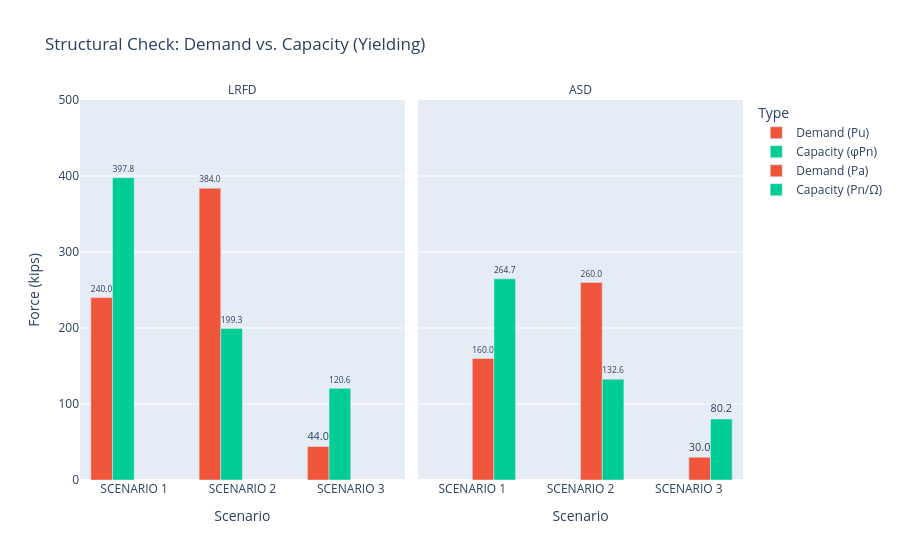

The code cell stored with this chart in its notebook:
### Code cell
import pandas as pd
import numpy as np
import plotly.express as px
import seaborn as sns

# Set a clean visual style for all our plots
sns.set_style('whitegrid')
sns.set_palette('deep')

# Define the function referenced in your calculations
def Ten_Yield_Strength(Ag, Fy, Phi_T, Omega_T):
    Nom_Load_Pn = Fy * Ag
    LRFD = Nom_Load_Pn * Phi_T
    ASD = Nom_Load_Pn / Omega_T
    return LRFD, ASD

# 1. Define the 3 testing scenarios
scenarios = [
    {
        "Name": "SCENARIO 1: The Solid Pass",
        "Pd": 40, "Pl": 120, "Fy": 50, "Fu": 65, "Size": "W10x30",
        "Ag": 8.84, "bf": 5.81, "tf": 0.510, "d": 10.5, "ry": 1.37,
        "x_bar": 0.90, "l": 10, "Phi_T": 0.9, "Omega_T": 1.67
    },
    {
        "Name": "SCENARIO 2: Strength Failure (Overloaded)",
        "Pd": 80, "Pl": 180, "Fy": 50, "Fu": 65, "Size": "W6x15",
        "Ag": 4.43, "bf": 5.99, "tf": 0.260, "d": 5.99, "ry": 1.46,
        "x_bar": 0.75, "l": 8, "Phi_T": 0.9, "Omega_T": 1.67
    },
    {
        "Name": "SCENARIO 3: Slenderness Failure",
        "Pd": 10, "Pl": 20, "Fy": 50, "Fu": 65, "Size": "W6x9",
        "Ag": 2.68, "bf": 3.94, "tf": 0.215, "d": 5.90, "ry": 0.905,
        "x_bar": 0.60, "l": 6, "Phi_T": 0.9, "Omega_T": 1.67
    }
]

# Standard bolt sizes used across all scenarios
db = 0.75 
dh = db + 1/16

# --- NEW: List to collect data for our final bar graph ---
plot_data = []

print("\n3 Scenarios...\n")

# 2. Loop through each scenario automatically
for s in scenarios:
    
    # Extract variables for the current scenario
    Pd = s["Pd"]
    Pl = s["Pl"]
    Fy = s["Fy"]
    Fu = s["Fu"]
    Size = s["Size"]
    Ag = s["Ag"]
    bf = s["bf"]
    tf = s["tf"]
    d = s["d"]
    ry = s["ry"]
    x_bar = s["x_bar"]
    l = s["l"]
    Phi_T = s["Phi_T"]
    Omega_T = s["Omega_T"]

    # --- Calculations ---
    Pu = 1.2 * Pd + 1.6 * Pl
    Pa = Pd + Pl

    # Use variables in the function
    LRFD_1, ASD_1 = Ten_Yield_Strength(Ag, Fy, Phi_T, Omega_T)

    # --- Output Report ---
    print ("\n\n========================================================")
    print (f"RUNNING: {s['Name']}")
    print ("========================================================")
    print ("KIEWIT --- W - Shaped Tension Member Testing Report")
    print ("------------------------------------")

    print("--------Load Requirements--------")
    print(f"{'Dead Load (kips):':<30}{Pd:.3f}")
    print(f"{'Live Load (kips):':<30}{Pl:.3f}")
    print ("--------Material Properties--------")
    print ("ASTM A992")
    print(f"{'Yield Stress (ksi):':<30}{Fy:.3f}")
    print(f"{'Ultimate Tensile Stress (ksi):':<30}{Fu:.3f}")
    print ("---------Geometric Properties--------")
    print(f"{'W Shape Size:':<30}{Size}")
    print(f"{'Gross Area (in.^2):':<30}{Ag:.3f}")
    print(f"{'Flange Width (in.):':<30}{bf:.3f}")
    print(f"{'Flange Thickness (in.):':<30}{tf:.3f}")
    print(f"{'Depth (in.):':<30}{d:.3f}")
    print(f"{'Radius of Gyration (in.):':<30}{ry:.3f}")
    print(f"{'Eccentricity (in.):':<30}{x_bar:.3f}")
    print(f"{'Connection Length (in.):':<30}{l:.3f}")
    print(f"{'Resistance Factor for Tension:':<30}{Phi_T:.3f}")
    print(f"{'Safety Factor for Tension:':<30}{Omega_T:.3f}")

    print ("------------------------------------")
    print ("\n---Required Tensile Strength---")
    print("Required Factored Strength (Pu) = 1.2 * Pd + 1.6 * Pl")
    print(f"{'Required Factored Strength (kips):':<30}{Pu:.3f}")
    print("\nRequired Allowable Strength (Pa) = Pd + Pl")
    print(f"{'Required Allowable Strength (kips):':<30}{Pa:.3f}")

    print ("\n---Tensile Yielding---")
    print ("\n---CHECK: Available Strength > Required Strength---")
    if LRFD_1 >= Pu:
        print(f"Load and Resistance Factor Design: {LRFD_1:.3f} kips >= {Pu:.3f} kips  -->  PASS")
    else:
        print(f"Load and Resistance Factor Design: {LRFD_1:.3f} kips < {Pu:.3f} kips   -->  FAILS")
            
    if ASD_1 >= Pa:
        print(f"Allowable Strength Design:  {ASD_1:.3f} kips >= {Pa:.3f} kips  -->  PASS")
    else:
        print(f"Allowable Strength Design:  {ASD_1:.3f} kips < {Pa:.3f} kips   -->  FAILS")

    # Determine which U is bigger/Which to use
    print ("\n---Calculate Shear Lag Factor (U)---\n")
    U_Calc1 = (2 * bf * tf) / Ag
    U_Calc2 = 1 - (x_bar / l)
    print("U (case 2) =  1 - (x_bar / l)")
    print (f"Value for Case 2: {U_Calc2:.3f}")

    print("U (case 7) = 0.85 if Flange Width < (2/3) * Depth\n if not U = 0.90")
    if bf < (2/3) * d:
        U_Calc3 = 0.85
    else:
        U_Calc3 = 0.90
    print (f"Value for Case 7: {U_Calc3}\n")
    U = max(U_Calc2, U_Calc3)

    print (f"We will use the larger U = {U:.3f}")

    # Verify the Table Assumption for connection
    print("\n---Calculate Net Area (An)---")
    An = Ag - 4*(dh + 1/16) * tf
    print("An = Ag - 4*(dh + 1/16) * tf")
    print (f"An = {An:.3f}\n")

    print("---Calculate Effective Net Area (Ae)---")
    Ae = An * U
    print("Ae = An * U")
    print (f"Ae = {Ae:.3f}\n") 

    print("---Check Tensile Rupture Strength (Ae/Ag)---")
    TRS = Ae / Ag
    print("TRS = Ae / Ag")

    if TRS >= 0.75:
        print(f"Tensile Rupture Strength: {TRS:.3f} >= 0.75  -->  PASS")
    else:
        print(f"Tensile Rupture Strength: {TRS:.3f} < 0.75   -->  FAIL --> Use AISC Specification Section D2")
        print ("\nOnly Use AISC Specification Section D2 if TRS Failed\n")

    print ("---Calculating Pn---")
    Pn = Fu * Ae
    print("Pn = Fu * Ae")
    print (f"Pn = {Pn:.3f} Kips\n")

    print ("AISC Specification Sec. D2: Available Tensile Rupture Strength is:\n")
    phi_T = 0.75
    Omega_T = 2.00
    LRFD2 = phi_T * Pn
    ASD2 = Pn / Omega_T
    
    if LRFD2 >= Pu:
        print(f"Load and Resistance Factor Design: {LRFD2:.3f} kips >= {Pu:.3f} kips  -->  PASS")
    else:
        print(f"Load and Resistance Factor Design: {LRFD2:.3f} kips < {Pu:.3f} kips   -->  FAILS")
            
    if ASD2 >= Pa:
        print(f"Allowable Strength Design:  {ASD2:.3f} kips >= {Pa:.3f} kips  -->  PASS")
    else:
        print(f"Allowable Strength Design:  {ASD2:.3f} kips < {Pa:.3f} kips   -->  FAILS")

    print ("\n---Checking Recommended Slenderness Limit---\n")
    Slend = (25 * 12) / ry
    print("Slenderness = (25 * 12) / ry")

    if Slend < 300:
        print(f" {Slend:.3f} < 300  -->  PASS")
    else:
        print(f" {Slend:.3f} > 300   -->  FAILS")
        
    # --- NEW: Save the final Yield Strength data for plotting ---
    # We use a short name for the X-axis to keep the chart clean
    scenario_short_name = s["Name"].split(":")[0] 
    
    # Store LRFD results
    plot_data.append({"Scenario": scenario_short_name, "Design Method": "LRFD", "Type": "Demand (Pu)", "Force (kips)": Pu})
    plot_data.append({"Scenario": scenario_short_name, "Design Method": "LRFD", "Type": "Capacity (\u03C6Pn)", "Force (kips)": LRFD_1})
    
    # Store ASD results
    plot_data.append({"Scenario": scenario_short_name, "Design Method": "ASD", "Type": "Demand (Pa)", "Force (kips)": Pa})
    plot_data.append({"Scenario": scenario_short_name, "Design Method": "ASD", "Type": "Capacity (Pn/\u03A9)", "Force (kips)": ASD_1})

# =========================================================
# --- NEW: GENERATE THE PLOTLY BAR CHART ---
# =========================================================

# Convert our list of data into a Pandas DataFrame
df_plot = pd.DataFrame(plot_data)

# Create a grouped bar chart, separated into LRFD and ASD columns
fig = px.bar(
    df_plot, 
    x="Scenario", 
    y="Force (kips)", 
    color="Type", 
    facet_col="Design Method", # This splits the chart into LRFD on the left, ASD on the right
    barmode="group",           # Puts Demand and Capacity bars side-by-side
    text_auto='.1f',           # Automatically puts the numbers on top of the bars
    title="Structural Check: Demand vs. Capacity (Yielding)",
    color_discrete_sequence=['#EF553B', '#00CC96'] # Demand = Red/Orange, Capacity = Green
)

# Clean up the look of the graph
fig.update_traces(textposition='outside')
fig.update_layout(yaxis_title="Force (kips)", yaxis_range=[0, 500])
fig.for_each_annotation(lambda a: a.update(text=a.text.split("=")[-1])) # Cleans up the LRFD/ASD titles at the top

# Show the interactive graph!
fig.show()

### Figure 1 — Plotly figure (JSON) as saved in the notebook; plotly's stock layout.template omitted (floating-point values rounded to 4 significant figures)
{"data": [{"alignmentgroup": "True", "hovertemplate": "Type=Demand (Pu)<br>Design Method=LRFD<br>Scenario=%{x}<br>Force (kips)=%{y}<extra></extra>", "legendgroup": "Demand (Pu)", "marker": {"color": "#EF553B", "pattern": {"shape": ""}}, "name": "Demand (Pu)", "offsetgroup": "Demand (Pu)", "orientation": "v", "showlegend": true, "textposition": "outside", "texttemplate": "%{y:.1f}", "type": "bar", "x": ["SCENARIO 1", "SCENARIO 2", "SCENARIO 3"], "xaxis": "x", "y": [240.0, 384.0, 44.0], "yaxis": "y"}, {"alignmentgroup": "True", "hovertemplate": "Type=Capacity (φPn)<br>Design Method=LRFD<br>Scenario=%{x}<br>Force (kips)=%{y}<extra></extra>", "legendgroup": "Capacity (φPn)", "marker": {"color": "#00CC96", "pattern": {"shape": ""}}, "name": "Capacity (φPn)", "offsetgroup": "Capacity (φPn)", "orientation": "v", "showlegend": true, "textposition": "outside", "texttemplate": "%{y:.1f}", "type": "bar", "x": ["SCENARIO 1", "SCENARIO 2", "SCENARIO 3"], "xaxis": "x", "y": [397.8, 199.3, 120.6], "yaxis": "y"}, {"alignmentgroup": "True", "hovertemplate": "Type=Demand (Pa)<br>Design Method=ASD<br>Scenario=%{x}<br>Force (kips)=%{y}<extra></extra>", "legendgroup": "Demand (Pa)", "marker": {"color": "#EF553B", "pattern": {"shape": ""}}, "name": "Demand (Pa)", "offsetgroup": "Demand (Pa)", "orientation": "v", "showlegend": true, "textposition": "outside", "texttemplate": "%{y:.1f}", "type": "bar", "x": ["SCENARIO 1", "SCENARIO 2", "SCENARIO 3"], "xaxis": "x2", "y": [160.0, 260.0, 30.0], "yaxis": "y2"}, {"alignmentgroup": "True", "hovertemplate": "Type=Capacity (Pn/Ω)<br>Design Method=ASD<br>Scenario=%{x}<br>Force (kips)=%{y}<extra></extra>", "legendgroup": "Capacity (Pn/Ω)", "marker": {"color": "#00CC96", "pattern": {"shape": ""}}, "name": "Capacity (Pn/Ω)", "offsetgroup": "Capacity (Pn/Ω)", "orientation": "v", "showlegend": true, "textposition": "outside", "texttemplate": "%{y:.1f}", "type": "bar", "x": ["SCENARIO 1", "SCENARIO 2", "SCENARIO 3"], "xaxis": "x2", "y": [264.7, 132.6, 80.24], "yaxis": "y2"}], "layout": {"annotations": [{"font": {}, "showarrow": false, "text": "LRFD", "x": 0.245, "xanchor": "center", "xref": "paper", "y": 1, "yanchor": "bottom", "yref": "paper"}, {"font": {}, "showarrow": false, "text": "ASD", "x": 0.755, "xanchor": "center", "xref": "paper", "y": 1, "yanchor": "bottom", "yref": "paper"}], "barmode": "group", "legend": {"title": {"text": "Type"}, "tracegroupgap": 0}, "title": {"text": "Structural Check: Demand vs. Capacity (Yielding)"}, "xaxis": {"anchor": "y", "domain": [0, 0.49], "title": {"text": "Scenario"}}, "xaxis2": {"anchor": "y2", "domain": [0.51, 1], "matches": "x", "title": {"text": "Scenario"}}, "yaxis": {"anchor": "x", "domain": [0, 1], "range": [0, 500], "title": {"text": "Force (kips)"}}, "yaxis2": {"anchor": "x2", "domain": [0, 1], "matches": "y", "showticklabels": false}}}
